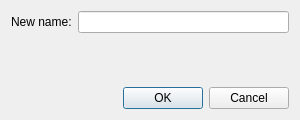
<?xml version="1.0" encoding="UTF-8"?>
<ui version="4.0">
 <class>RenameDialog</class>
 <widget class="QDialog" name="RenameDialog">
  <property name="geometry">
   <rect>
    <x>0</x>
    <y>0</y>
    <width>300</width>
    <height>120</height>
   </rect>
  </property>
  <property name="minimumSize">
   <size>
    <width>300</width>
    <height>120</height>
   </size>
  </property>
  <property name="maximumSize">
   <size>
    <width>300</width>
    <height>120</height>
   </size>
  </property>
  <property name="windowTitle">
   <string>Rename Item</string>
  </property>
  <layout class="QVBoxLayout" name="verticalLayout">
   <item>
    <layout class="QFormLayout" name="formLayout">
     <item row="0" column="0">
      <widget class="QLabel" name="New_Name">
       <property name="text">
        <string>New name:</string>
       </property>
      </widget>
     </item>
     <item row="0" column="1">
      <widget class="QLineEdit" name="nameInput"/>
     </item>
    </layout>
   </item>
   <item>
    <widget class="QDialogButtonBox" name="buttonBox">
     <property name="orientation">
      <enum>Qt::Horizontal</enum>
     </property>
     <property name="standardButtons">
      <set>QDialogButtonBox::Cancel|QDialogButtonBox::Ok</set>
     </property>
    </widget>
   </item>
  </layout>
 </widget>
 <resources/>
 <connections/>
</ui>
